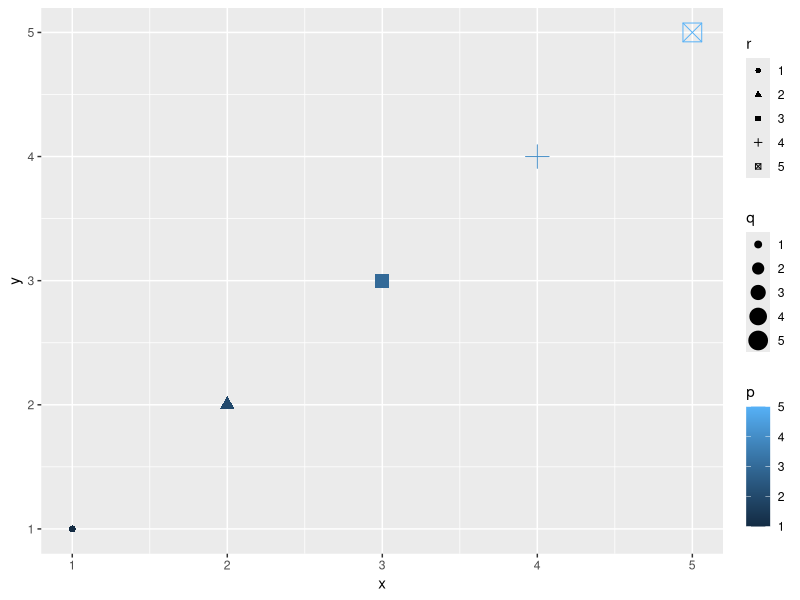
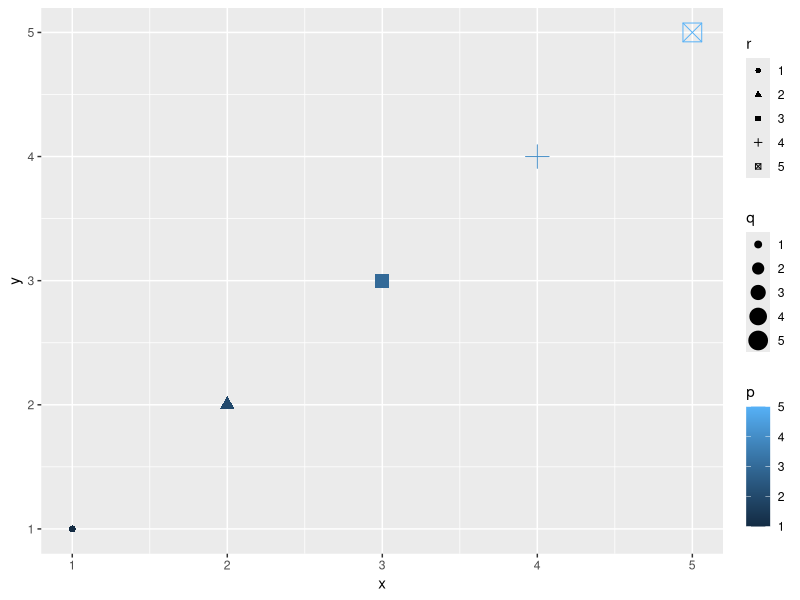
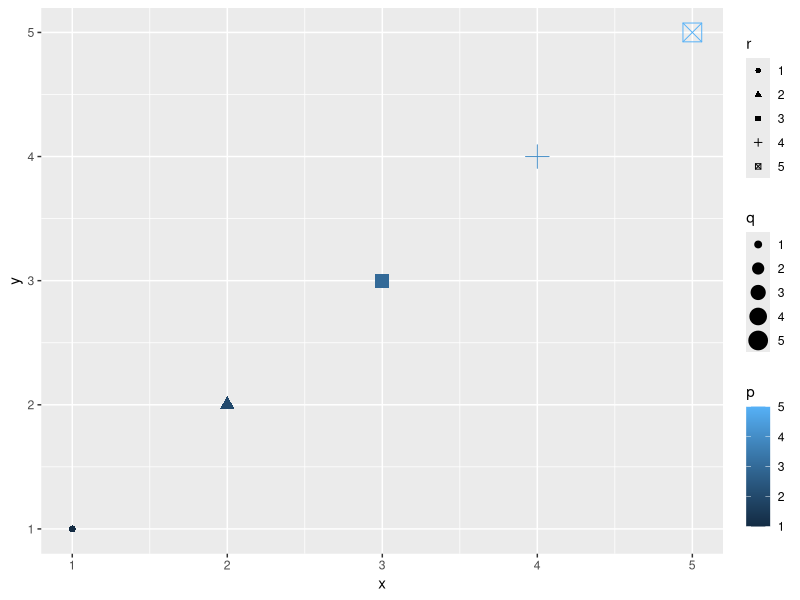
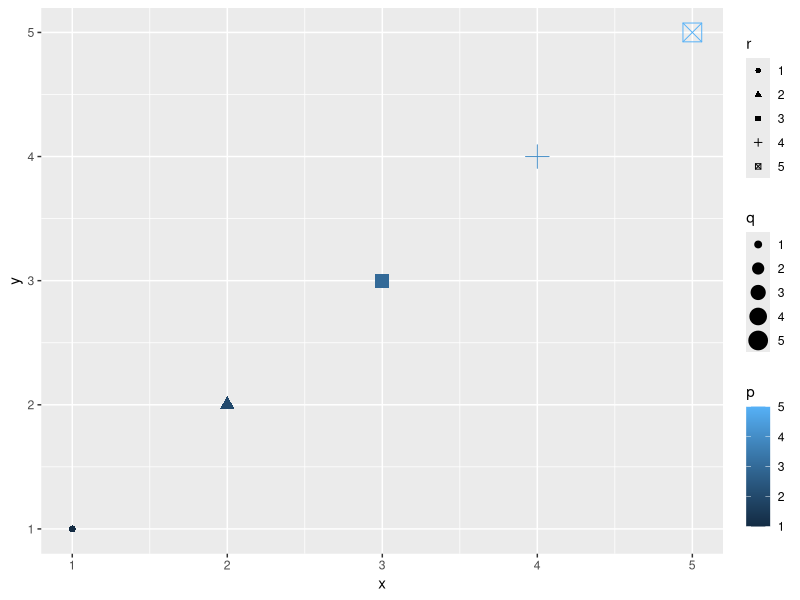
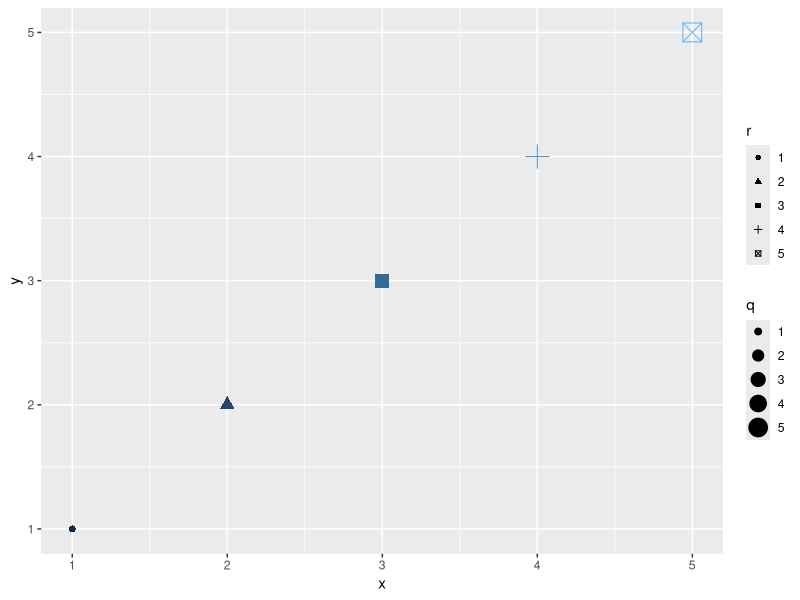
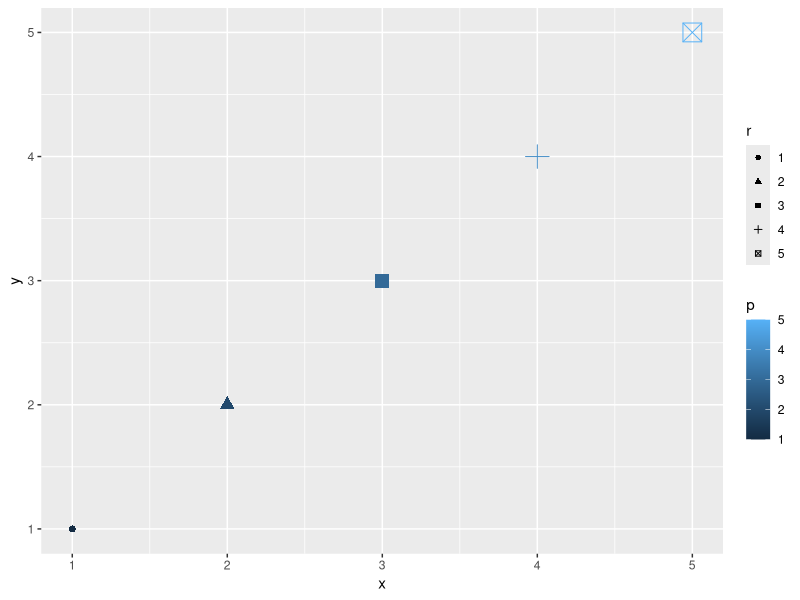
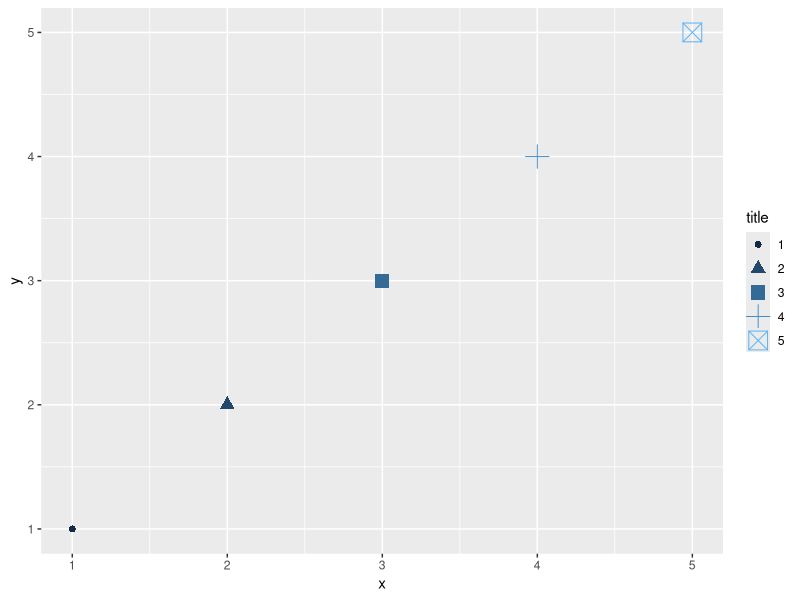
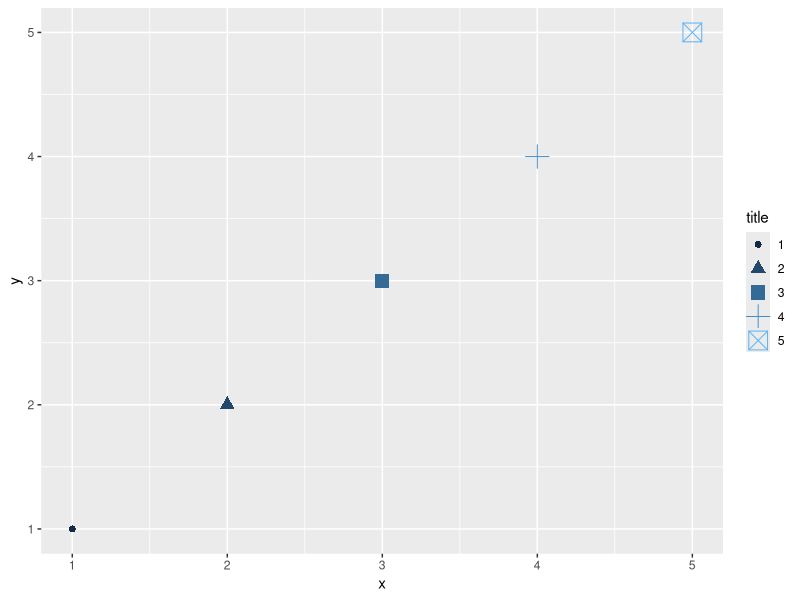

These charts were generated, in order, by the following R code:
# r2py crawler metadata
# package: ggplot2
# source_type: rd_example
# topic: guides.Rd
# source_file: C:\Users\bened\AppData\Local\R\win-library\4.5\ggplot2\help
# lines: 51

suppressPackageStartupMessages(library(ggplot2))
# ggplot object

dat <- data.frame(x = 1:5, y = 1:5, p = 1:5, q = factor(1:5),
 r = factor(1:5))
p <-
  ggplot(dat, aes(x, y, colour = p, size = q, shape = r)) +
  geom_point()

# without guide specification
p

# Show colorbar guide for colour.
# All these examples below have a same effect.

p + guides(colour = "colorbar", size = "legend", shape = "legend")
p + guides(colour = guide_colorbar(), size = guide_legend(),
  shape = guide_legend())
p +
 scale_colour_continuous(guide = "colorbar") +
 scale_size_discrete(guide = "legend") +
 scale_shape(guide = "legend")

 # Remove some guides
 p + guides(colour = "none")
 p + guides(colour = "colorbar",size = "none")

# Guides are integrated where possible

p +
  guides(
    colour = guide_legend("title"),
    size = guide_legend("title"),
    shape = guide_legend("title")
 )
# same as
g <- guide_legend("title")
p + guides(colour = g, size = g, shape = g)

p + theme(legend.position = "bottom")

# position of guides

# Set order for multiple guides
ggplot(mpg, aes(displ, cty)) +
  geom_point(aes(size = hwy, colour = cyl, shape = drv)) +
  guides(
   colour = guide_colourbar(order = 1),
   shape = guide_legend(order = 2),
   size = guide_legend(order = 3)
 )
